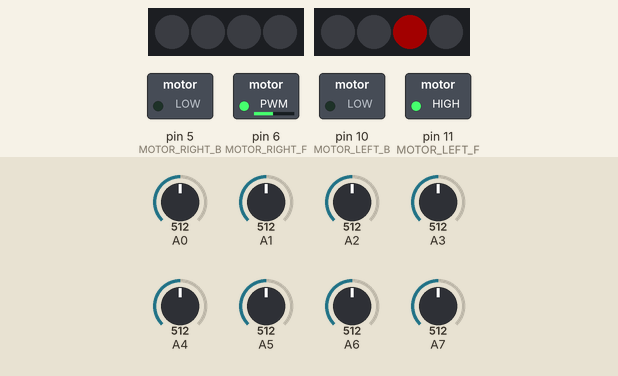
The sketch below on a simulated Arduino Nano, built with avr-gcc and run on an emulated ATmega328P. Shown: 2 × 4 RGB LEDs in strip order, left to right, switched loads named in the sketch (green lamp = pin HIGH). Inputs (shaded band) come from the test bench; at power-on: A3 = 512, A2 = 512, A5 = 512, A0 = 512, A1 = 512, A4 = 512, A6 = 512, A7 = 512. Dim RGB values are drawn brighter than linear.

Above: at 1.2 s.
1.3 s: A3 set to 486
At 2.5 s:
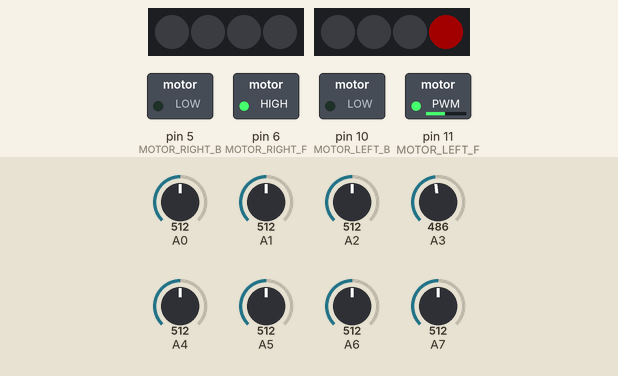
2.9 s: A2 set to 494
At 4.2 s:
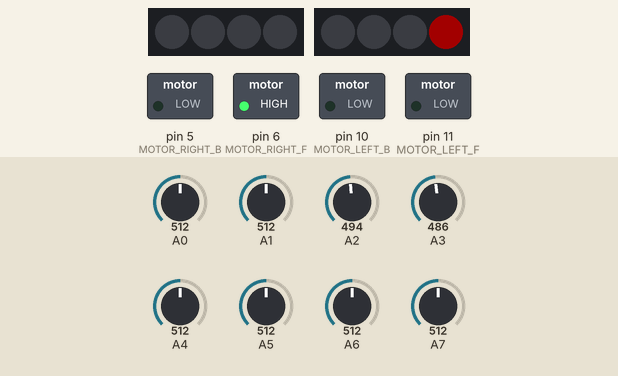
4.5 s: A5 set to 491
At 5.8 s:
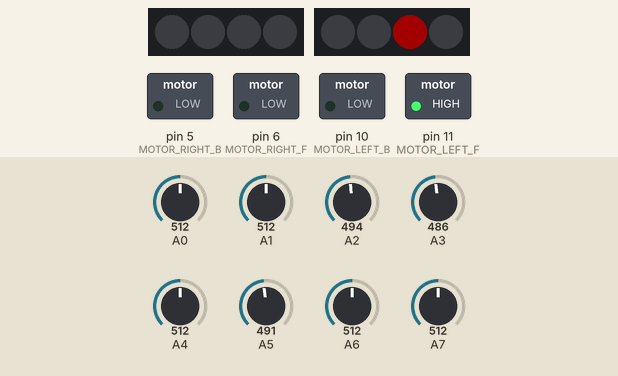
6.1 s: A3 set to 510
At 7.4 s:
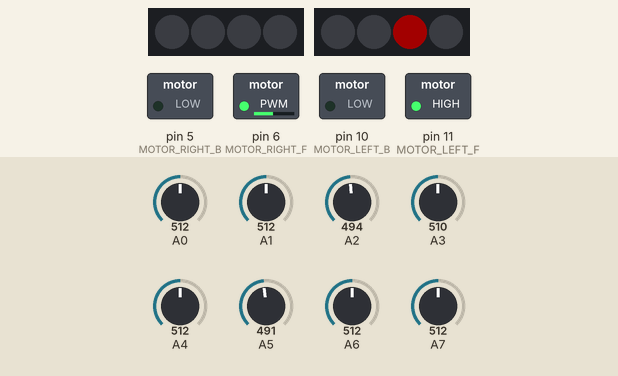
7.7 s: A3 set to 490
At 9.0 s:
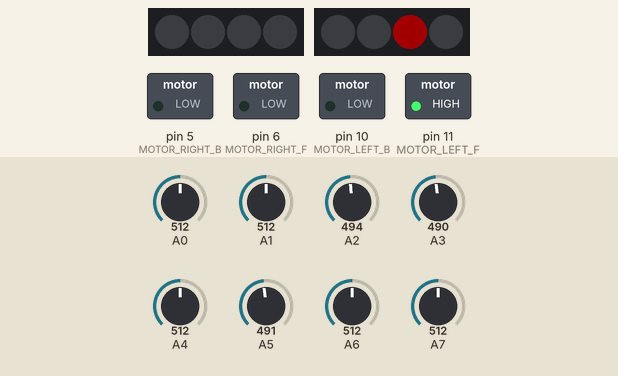
9.3 s: A3 set to 716
At 10.9 s:
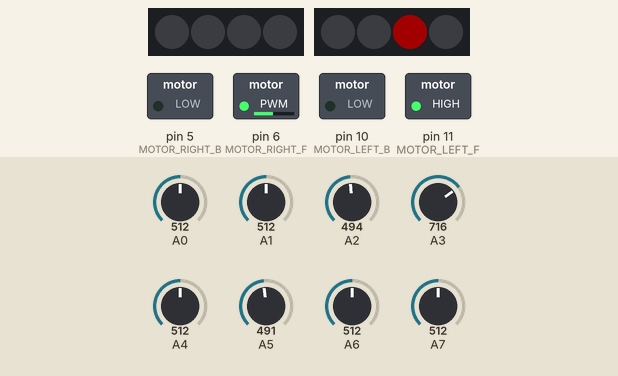
Timing chart, 0 to 11.9 s (numbered marks = the images above; inputs shaded):
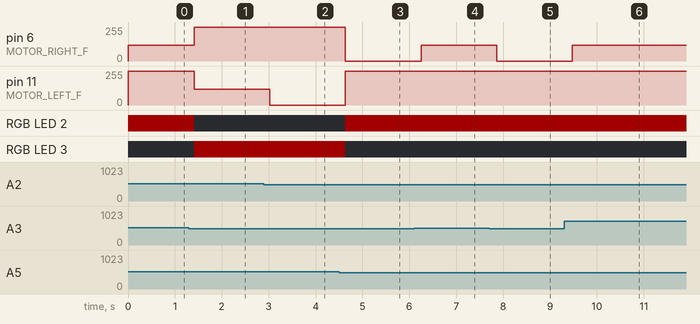

The sketch:

followLine.ino
```cpp
// ============= LIBRARIES ===============//
#include <Adafruit_NeoPixel.h>

// neo lights
#define NEOPIN_NO 7
#define NEOPIN_NI 8
#define NEO_PIXNUMBER 4
#define BRIGHTNESS_LEVEL 35

// signal colors
#define WHITE           255, 255, 255
#define RED               0, 255,   0
#define GREEN           255,   0,   0
#define LIGHT_GREEN     155, 255,   0
#define BLUE              0,   0, 255
#define YELLOW          255, 255,   0

// motor
#define MOTOR_LEFT_B 10
#define MOTOR_LEFT_F 11
#define MOTOR_RIGHT_B 5
#define MOTOR_RIGHT_F 6

int rightSensors;
int leftSensors;

int IR1;
int IR2;
int IR3;
int IR4;
int IR5;
int IR6;
int IR7;
int IR8;

//defining variables for fine tuning on line following
int leftValue = 0;
int rightValue = 0;
int adjustSpeed = 0;


Adafruit_NeoPixel strip_NO(NEO_PIXNUMBER, NEOPIN_NO, NEO_GRB + NEO_KHZ800);
Adafruit_NeoPixel strip_NI(NEO_PIXNUMBER, NEOPIN_NI, NEO_GRB + NEO_KHZ800);

//===============================
//*SETUP*************
//===============================


//===============================
//*FUNCTIONS***********
//===============================
void moveBackward(){
    analogWrite(MOTOR_LEFT_B, 255);
    analogWrite(MOTOR_RIGHT_B, 255);
}


void moveForward(){
    analogWrite(MOTOR_LEFT_F, 255);
    analogWrite(MOTOR_RIGHT_F, 240);
}

void turnLeft(){
    analogWrite(MOTOR_LEFT_F, 255);
    analogWrite(MOTOR_RIGHT_F, 230);
}


void turnRight(){
    analogWrite(MOTOR_LEFT_F, 180);
    analogWrite(MOTOR_RIGHT_F, 255);
}

void followLine() {
    readSensors();
    // Turn off all LEDs initially
    strip_NI.setPixelColor(2, strip_NI.Color(0, 0, 0)); // Turn off left LED
    strip_NI.setPixelColor(3, strip_NI.Color(0, 0, 0)); // Turn off right LED
    strip_NI.show(); // Show the changes

    if(IR3 > 500 && IR4 > 500) {
        analogWrite(MOTOR_LEFT_F, 255);
        analogWrite(MOTOR_RIGHT_F, 120);
        signalGreenForwardLeft(strip_NI);
        strip_NI.setBrightness(BRIGHTNESS_LEVEL);
        strip_NI.show();
        delay(200);

    } else if(IR5 > 500 && IR6 > 500) {
        analogWrite(MOTOR_LEFT_F, 120);
        analogWrite(MOTOR_RIGHT_F, 255);
        signalGreenForwardRight(strip_NI);
         strip_NI.setBrightness(BRIGHTNESS_LEVEL);
        strip_NI.show();
        delay(200);

    } else if(IR2 > 500 && IR3 > 500) {
        analogWrite(MOTOR_LEFT_F, 255);
        analogWrite(MOTOR_RIGHT_F, 0);
        signalGreenForwardLeft(strip_NI);
         strip_NI.setBrightness(BRIGHTNESS_LEVEL);
        strip_NI.show();
        delay(200);

    } else if(IR6 > 500 && IR7 > 500) {
        analogWrite(MOTOR_LEFT_F, 0);
        analogWrite(MOTOR_RIGHT_F, 255);
        signalGreenForwardRight(strip_NI);
         strip_NI.setBrightness(BRIGHTNESS_LEVEL);
        strip_NI.show();
        delay(200);

    } else if(IR2 > 500 && IR1 > 500) {
        analogWrite(MOTOR_LEFT_F, 255);
        analogWrite(MOTOR_RIGHT_F, 0);
        signalGreenForwardLeft(strip_NI);
         strip_NI.setBrightness(BRIGHTNESS_LEVEL);
        strip_NI.show();
        delay(200);

    } else if(IR7 > 500 && IR8 > 500) {
        analogWrite(MOTOR_LEFT_F, 0);
        analogWrite(MOTOR_RIGHT_F, 255);
        signalGreenForwardRight(strip_NI);
         strip_NI.setBrightness(BRIGHTNESS_LEVEL);
        strip_NI.show();
        delay(200);
    }
}

bool squareDetected(){
  if(IR1 > 800 && IR2 > 800 && IR3 > 800 && IR4 > 800 && IR5 > 800 && IR6 > 800 && IR7 > 800 && IR8 > 800){
    return true;
  }
}

void setupMotors() {
    pinMode(MOTOR_LEFT_B, OUTPUT);
    pinMode(MOTOR_LEFT_F, OUTPUT);
    pinMode(MOTOR_RIGHT_B, OUTPUT);
    pinMode(MOTOR_RIGHT_F, OUTPUT);
}

void setupIRSensors(){
 pinMode(A0, INPUT);
 pinMode(A1, INPUT);
 pinMode(A2, INPUT);
 pinMode(A3, INPUT);
 pinMode(A4, INPUT);
 pinMode(A5, INPUT);
 pinMode(A6, INPUT);
 pinMode(A7, INPUT);
}

void readSensors(){
  IR1 = analogRead(A0);
  IR2 = analogRead(A1);
  IR3 = analogRead(A3);
  IR4 = analogRead(A4);
  IR5 = analogRead(A2);
  IR6 = analogRead(A5);
  IR7 = analogRead(A6);
  IR8 = analogRead(A7);
}


void signalGreenForwardLeft(Adafruit_NeoPixel &strip) {
    strip.setPixelColor(2, strip.Color(GREEN));
}

void signalGreenForwardRight(Adafruit_NeoPixel &strip) {
    strip.setPixelColor(3, strip.Color(GREEN));
}

void setup(){
  strip_NO.begin();
  strip_NI.begin();
  Serial.begin(9600); // Initializes the serial communication
  setupIRSensors();
  setupMotors();
}

//===============================
//*LOOP**************
//===============================
void loop() {
 followLine();
}
```

Measured:
- the behaviour switches between 501 and 500 on A3 (found by bisection; images 0 and 1)
- the behaviour switches between 501 and 500 on A2 (found by bisection; images 1 and 2)
- the behaviour switches between 501 and 500 on A5 (found by bisection; images 2 and 3)
- after the input at 1.3 s, pin 6 (MOTOR_RIGHT_F): 120/255 → 255/255 after 0.11 s; pin 11 (MOTOR_LEFT_F): 255/255 → 120/255 after 0.11 s; RGB LED 2: RGB(35, 0, 0) → off after 0.11 s; RGB LED 3: off → RGB(35, 0, 0) after 0.11 s
- after the input at 2.9 s, pin 11 (MOTOR_LEFT_F): 120/255 → 0/255 after 0.13 s
- after the input at 4.5 s, pin 6 (MOTOR_RIGHT_F): 255/255 → 0/255 after 0.14 s; pin 11 (MOTOR_LEFT_F): 0/255 → 255/255 after 0.14 s; RGB LED 2: off → RGB(35, 0, 0) after 0.14 s; RGB LED 3: RGB(35, 0, 0) → off after 0.14 s
- after the input at 6.1 s, pin 6 (MOTOR_RIGHT_F): 0/255 → 120/255 after 0.15 s
- after the input at 7.7 s, pin 6 (MOTOR_RIGHT_F): 120/255 → 0/255 after 0.16 s
- after the input at 9.3 s, pin 6 (MOTOR_RIGHT_F): 0/255 → 120/255 after 0.18 s
